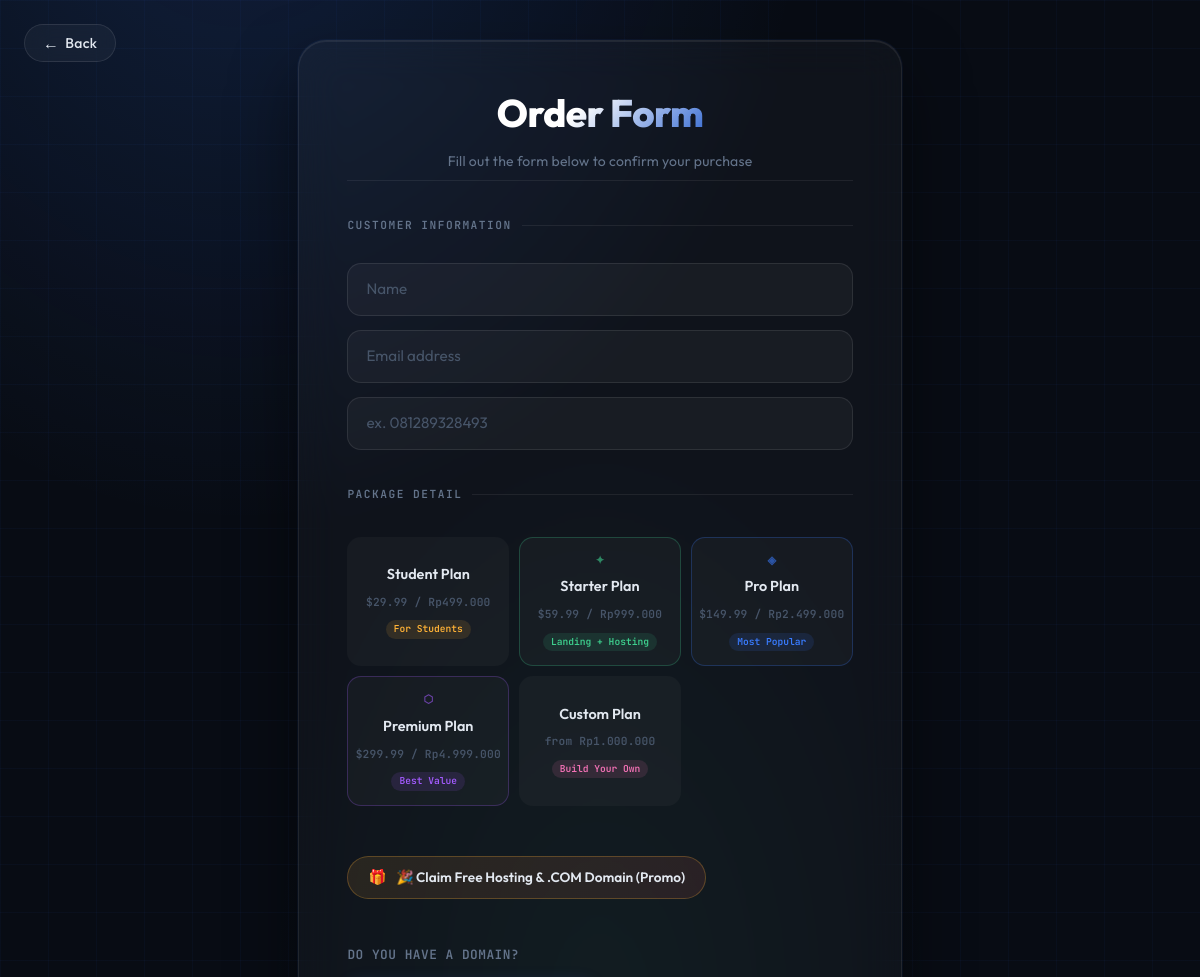
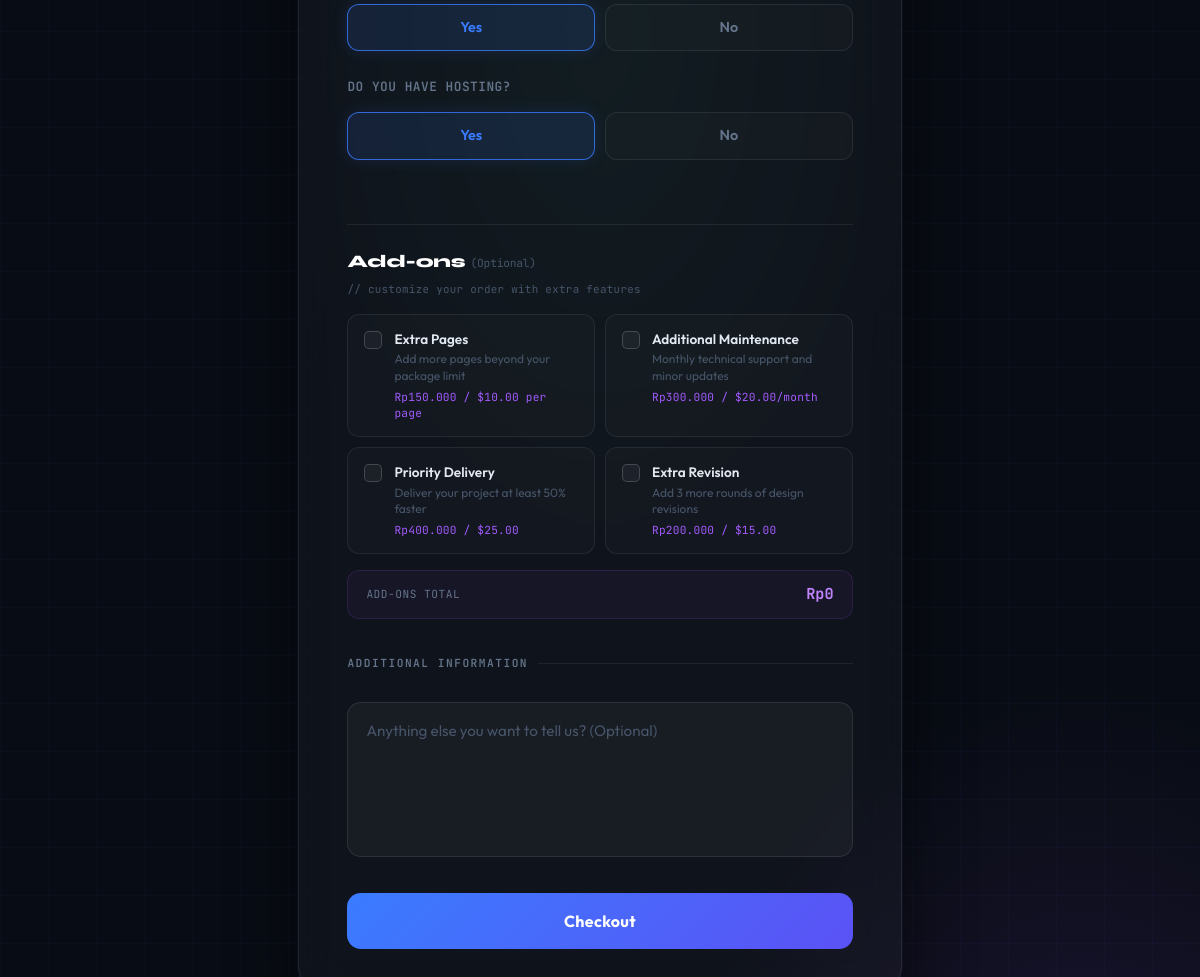
/order-form/, run on the app's committed database (2 pictures, top to bottom).
### tables this page shows
CREATE TABLE `package_addons` (
  `id` int(11) NOT NULL,
  `name` varchar(80) NOT NULL,
  `description` varchar(255) NOT NULL DEFAULT '',
  `price_usd` decimal(10,2) NOT NULL DEFAULT 0.00,
  `price_idr` int(11) NOT NULL DEFAULT 0,
  `type` enum('one_time','per_page','monthly') NOT NULL DEFAULT 'one_time',
  `created_at` timestamp NOT NULL DEFAULT current_timestamp()
);

### order-form/index.php (the view, shortened to what this page needs)
<?php
include '../connection.php';
$aksiMap = [
    'landing'  => 'Student Plan',
    'starter'  => 'Starter Plan',
    'pro'      => 'Pro Plan',
    'business' => 'Premium Plan',
    'custom'   => 'Custom Plan',
];
$aksi         = $_GET['aksi'] ?? '';
$defaultPlan  = $aksiMap[$aksi] ?? '';
$isCustom     = ($defaultPlan === 'Custom Plan');
$customTotal  = $isCustom ? (int)($_GET['total'] ?? 1000000) : 0;
$customDesc   = $isCustom ? htmlspecialchars($_GET['desc'] ?? '') : '';
$addonsResult   = $conn->query("SELECT * FROM package_addons ORDER BY id ASC");
$availableAddons = [];
while ($row = $addonsResult->fetch_assoc()) {
    $availableAddons[] = $row;
}
?>
<!DOCTYPE html>
<html lang="en">
<head>
    <link rel="stylesheet" href="../CSS/order-form.css">
    <link rel="stylesheet" href="https://cdn.jsdelivr.net/npm/bootstrap-icons@1.11.3/font/bootstrap-icons.min.css">
    <script src="https://cdn.tailwindcss.com"></script>
</head>
<body class="w-full">
    <div class="background w-full">
        <a href="../" class="btn">Back</a>
        <div class="form-container">
            <form method="post" id="orderForm">
                <div class="title flex justify-center items-center">
                    <h1 class="text-white">Order Form</h1>
                    <p>Fill out the form below to confirm your purchase</p>
                </div>
                <div class="customer-info-container">
                    <h2>Customer Information</h2>
                    <input type="text" name="nama" id="nama" placeholder="Name" required>
                    <input type="email" name="email" id="email" placeholder="Email address" required>
                    <input type="number" name="phone" id="phone" placeholder="ex. 081289328493" maxlength="13" required>
                </div>
                <div class="package-details-container">
                    <h2>Package Detail</h2>
                    <div class="plan-container">
                        <label for="landing">
                            <h3 class="plan-label-name">Student Plan</h3>
                            <span class="plan-label-price">$29.99 / Rp499.000</span>
                            <span class="plan-label-badge badge-landing">For Students</span>
                        </label>
                        <label for="starter">
                            <h3 class="plan-label-name">Starter Plan</h3>
                            <span class="plan-label-price">$59.99 / Rp999.000</span>
                            <span class="plan-label-badge badge-starter">Landing + Hosting</span>
                        </label>
                        <label for="pro">
                            <h3 class="plan-label-name">Pro Plan</h3>
                            <span class="plan-label-price">$149.99 / Rp2.499.000</span>
                            <span class="plan-label-badge badge-pro">Most Popular</span>
                        </label>
                        <label for="business">
                            <h3 class="plan-label-name">Premium Plan</h3>
                            <span class="plan-label-price">$299.99 / Rp4.999.000</span>
                            <span class="plan-label-badge badge-business">Best Value</span>
                        </label>
                        <label for="custom">
                            <h3 class="plan-label-name">Custom Plan</h3>
                            <span class="plan-label-price"><?= $isCustom ? 'Rp' . number_format($customTotal, 0, ',', '.') : 'from Rp1.000.000' ?></span>
                            <span class="plan-label-badge badge-custom">Build Your Own</span>
                        </label>
                    </div>
                    <div class="promo-check mt-3" id="promoCheckWrap">
                        <label for="free_promo">🎉 Claim Free Hosting &amp; .COM Domain</label>
                    </div>
                    <div class="domain-hosting-wrap" id="domainHostingWrap">
                        <h4>Do you have a domain?</h4>
                        <div class="domain-container">
                            <label for="domain-yes">Yes</label>
                            <label for="domain-no">No</label>
                        </div>
                        <h4>Do you have hosting?</h4>
                        <div class="domain-container">
                            <label for="hosting-yes">Yes</label>
                            <label for="hosting-no">No</label>
                        </div>
                    </div>
                </div>
                <?php if (!empty($availableAddons)): ?>
                    <div class="addons-section" id="addonsSection">
                        <h2>Add-ons <small style="font-size:0.7rem;color:#475569;font-family:'JetBrains Mono',monospace;font-weight:400;">(Optional)</small></h2>
                        <p class="addons-subtitle">// customize your order with extra features</p>
                        <div class="addon-grid">
                            <?php foreach ($availableAddons as $addon): ?>
                                <?php
                                $priceLabel = 'Rp' . number_format($addon['price_idr'], 0, ',', '.') . ' / $' . number_format($addon['price_usd'], 2);
                                if ($addon['type'] === 'per_page') $priceLabel .= ' per page';
                                if ($addon['type'] === 'monthly')  $priceLabel .= '/month';
                                ?>
                                <div class="addon-item" id="addon-item-<?= $addon['id'] ?>">
                                    <input type="checkbox"
                                        name="addon_<?= $addon['id'] ?>"
                                        id="addon_<?= $addon['id'] ?>"
                                        value="1"
                                        data-price="<?= $addon['price_idr'] ?>"
                                        data-type="<?= $addon['type'] ?>"
                                        data-id="<?= $addon['id'] ?>"
                                        onchange="updateAddonTotal(this)">
                                    <div class="addon-text">
                                        <div class="addon-name"><?= htmlspecialchars($addon['name']) ?></div>
                                        <div class="addon-desc"><?= htmlspecialchars($addon['description']) ?></div>
                                        <div class="addon-price"><?= $priceLabel ?></div>
                                    </div>
                                </div>
                            <?php endforeach; ?>
                        </div>
                        <div class="addons-total-row">
                            <span class="addons-total-label">Add-ons Total</span>
                            <span class="addons-total-value" id="addonsTotalDisplay">Rp0</span>
                        </div>
                    </div>
                <?php endif; ?>
                <div class="additional-contaianer">
                    <h2>Additional Information</h2>
                    <textarea name="additional" id="additional" rows="5"
                        placeholder="Anything else you want to tell us? (Optional)"><?= $isCustom && $customDesc ? $customDesc : '' ?></textarea>
                </div>
                <div class="submit-container flex justify-center items-center">
                    <button type="submit" name="submit" class="btn btn-glow">Checkout</button>
                </div>
            </form>
        </div>
    </div>
</body>
</html>

### CSS/root-variables.css (style rules this page uses)
:root { --color-primary: #3a7bff; --color-primary-dark: #195bde; --color-primary-hover: #1e55c4; --color-green: #3ecf8e; --color-green-dark: #1a9e68; --color-purple: #a35bff; --color-purple-dark: #7c3de0; --color-purple-light: #d38bff; --color-red: #ff4b4b; --color-red-dark: #e84118; --color-success: #22c55e; --color-success-dark: #16a34a; --color-promo-from: #4f46e5; --color-promo-to: #9333ea; --color-cyan: #00d4ff; --color-bg-body: #1c1f22; --color-bg-alt: #1f2529; --color-bg-deep: #1a1a1a; --color-bg-deepest: #111315; --color-bg-card: #2a2a2a; --color-bg-input: #2a2f35; --color-bg-input-alt: #2d3439; --color-bg-sidebar: #2f3640; --color-bg-admin-body: #f5f6fa; --color-bg-white: #ffffff; --color-text-primary: #ffffff; --color-text-muted: #cccccc; --color-text-dimmed: rgba(255, 255, 255, 0.60); --color-text-faint: rgba(255, 255, 255, 0.38); --color-text-dark: #333333; --color-border: rgba(255, 255, 255, 0.08); --color-border-hover: rgba(255, 255, 255, 0.18); --color-border-divider: rgba(255, 255, 255, 0.32); --color-border-admin: #dcdde1; --shadow-card: 0 10px 20px rgba(0, 0, 0, 0.2); --shadow-glow-blue: 0 0 15px rgba(58, 123, 255, 0.5); --shadow-glow-green: 0 0 15px rgba(62, 207, 142, 0.5); --shadow-glow-purple: 0 0 15px rgba(163, 91, 255, 0.5); --shadow-glow-red: 0 0 10px rgba(255, 75, 75, 0.4); --radius-sm: 5px; --radius-md: 10px; --radius-lg: 20px; --radius-xl: 30px; --radius-pill: 50px; --transition-fast: 0.2s ease; --transition-base: 0.3s ease; --transition-slow: 0.6s ease; --font-main: "Poppins", sans-serif; --font-ui: "Segoe UI", Tahoma, Geneva, Verdana, sans-serif; --z-nav: 999; --z-overlay: 9999; }

### data on the page
package_addons: name "Extra Pages", description "Add more pages beyond your package limit", priceLabel "Rp150.000 / $10.00 per page"
package_addons: name "Additional Maintenance", description "Monthly technical support and minor updates", priceLabel "Rp300.000 / $20.00/month"
package_addons: name "Priority Delivery", description "Deliver your project at least 50% faster", priceLabel "Rp400.000 / $25.00"
package_addons: name "Extra Revision", description "Add 3 more rounds of design revisions", priceLabel "Rp200.000 / $15.00"
